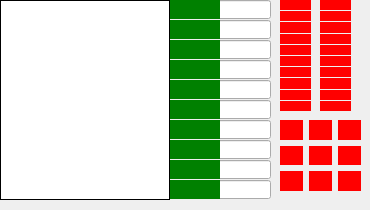
    <widget class="QWidget" name="controls_tab">
     <attribute name="title">
      <string>Controls</string>
     </attribute>
     <widget class="QListWidget" name="controls_list">
      <property name="geometry">
       <rect>
        <x>0</x>
        <y>0</y>
        <width>170</width>
        <height>200</height>
       </rect>
      </property>
      <property name="font">
       <font>
        <family>Manrope</family>
        <pointsize>13</pointsize>
       </font>
      </property>
      <property name="toolTip">
       <string>&lt;html&gt;&lt;head/&gt;&lt;body&gt;&lt;p&gt;&lt;span style=&quot; font-weight:700;&quot;&gt;Click And Drag&lt;/span&gt; To rearrange the order of the joysticks&lt;/p&gt;&lt;p&gt;&lt;span style=&quot; font-weight:700;&quot;&gt;Right Click&lt;/span&gt; To pin a joystick at a specific slot&lt;/p&gt;&lt;/body&gt;&lt;/html&gt;</string>
      </property>
      <property name="styleSheet">
       <string notr="true">color : white; border: 1px solid black</string>
      </property>
      <property name="verticalScrollBarPolicy">
       <enum>Qt::ScrollBarPolicy::ScrollBarAlwaysOff</enum>
      </property>
      <property name="dragEnabled">
       <bool>true</bool>
      </property>
      <property name="dragDropMode">
       <enum>QAbstractItemView::DragDropMode::InternalMove</enum>
      </property>
      <property name="defaultDropAction">
       <enum>Qt::DropAction::MoveAction</enum>
      </property>
      <item>
       <property name="text">
        <string>No Joysticks</string>
       </property>
      </item>
      <item>
       <property name="text">
        <string/>
       </property>
      </item>
      <item>
       <property name="text">
        <string/>
       </property>
      </item>
      <item>
       <property name="text">
        <string/>
       </property>
      </item>
      <item>
       <property name="text">
        <string/>
       </property>
      </item>
      <item>
       <property name="text">
        <string/>
       </property>
      </item>
      <item>
       <property name="text">
        <string/>
       </property>
      </item>
     </widget>
     <widget class="QWidget" name="verticalLayoutWidget">
      <property name="geometry">
       <rect>
        <x>170</x>
        <y>0</y>
        <width>101</width>
        <height>201</height>
       </rect>
      </property>
      <layout class="QVBoxLayout" name="axes_verticalLayout">
       <property name="spacing">
        <number>1</number>
       </property>
       <property name="sizeConstraint">
        <enum>QLayout::SizeConstraint::SetDefaultConstraint</enum>
       </property>
       <item>
        <widget class="QProgressBar" name="axis_progressBar_0">
         <property name="sizePolicy">
          <sizepolicy hsizetype="Expanding" vsizetype="Expanding">
           <horstretch>0</horstretch>
           <verstretch>0</verstretch>
          </sizepolicy>
         </property>
         <property name="maximumSize">
          <size>
           <width>16777215</width>
           <height>19</height>
          </size>
         </property>
         <property name="styleSheet">
          <string notr="true">QProgressBar::chunk { background: green; }</string>
         </property>
         <property name="maximum">
          <number>100</number>
         </property>
         <property name="value">
          <number>50</number>
         </property>
         <property name="format">
          <string/>
         </property>
        </widget>
       </item>
       <item>
        <widget class="QProgressBar" name="axis_progressBar_1">
         <property name="sizePolicy">
          <sizepolicy hsizetype="MinimumExpanding" vsizetype="Expanding">
           <horstretch>0</horstretch>
           <verstretch>0</verstretch>
          </sizepolicy>
         </property>
         <property name="maximumSize">
          <size>
           <width>16777215</width>
           <height>19</height>
          </size>
         </property>
         <property name="styleSheet">
          <string notr="true">QProgressBar::chunk { background: green; }</string>
         </property>
         <property name="maximum">
          <number>100</number>
         </property>
         <property name="value">
          <number>50</number>
         </property>
         <property name="format">
          <string/>
         </property>
        </widget>
       </item>
       <item>
        <widget class="QProgressBar" name="axis_progressBar_2">
         <property name="sizePolicy">
          <sizepolicy hsizetype="Expanding" vsizetype="Expanding">
           <horstretch>0</horstretch>
           <verstretch>0</verstretch>
          </sizepolicy>
         </property>
         <property name="maximumSize">
          <size>
           <width>16777215</width>
           <height>19</height>
          </size>
         </property>
         <property name="styleSheet">
          <string notr="true">QProgressBar::chunk { background: green; }</string>
         </property>
         <property name="maximum">
          <number>100</number>
         </property>
         <property name="value">
          <number>50</number>
         </property>
         <property name="format">
          <string/>
         </property>
        </widget>
       </item>
       <item>
        <widget class="QProgressBar" name="axis_progressBar_3">
         <property name="sizePolicy">
          <sizepolicy hsizetype="Expanding" vsizetype="Expanding">
           <horstretch>0</horstretch>
           <verstretch>0</verstretch>
          </sizepolicy>
         </property>
         <property name="maximumSize">
          <size>
           <width>16777215</width>
           <height>19</height>
          </size>
         </property>
         <property name="styleSheet">
          <string notr="true">QProgressBar::chunk { background: green; }</string>
         </property>
         <property name="maximum">
          <number>100</number>
         </property>
         <property name="value">
          <number>50</number>
         </property>
         <property name="format">
          <string/>
         </property>
        </widget>
       </item>
       <item>
        <widget class="QProgressBar" name="axis_progressBar_4">
         <property name="sizePolicy">
          <sizepolicy hsizetype="Expanding" vsizetype="Expanding">
           <horstretch>0</horstretch>
           <verstretch>0</verstretch>
          </sizepolicy>
         </property>
         <property name="maximumSize">
          <size>
           <width>16777215</width>
           <height>19</height>
          </size>
         </property>
         <property name="styleSheet">
          <string notr="true">QProgressBar::chunk { background: green; }</string>
         </property>
         <property name="maximum">
          <number>100</number>
         </property>
         <property name="value">
          <number>50</number>
         </property>
         <property name="format">
          <string/>
         </property>
        </widget>
       </item>
       <item>
        <widget class="QProgressBar" name="axis_progressBar_5">
         <property name="sizePolicy">
          <sizepolicy hsizetype="Expanding" vsizetype="Expanding">
           <horstretch>0</horstretch>
           <verstretch>0</verstretch>
          </sizepolicy>
         </property>
         <property name="maximumSize">
          <size>
           <width>16777215</width>
           <height>19</height>
          </size>
         </property>
         <property name="styleSheet">
          <string notr="true">QProgressBar::chunk { background: green; }</string>
         </property>
         <property name="maximum">
          <number>100</number>
         </property>
         <property name="value">
          <number>50</number>
         </property>
         <property name="format">
          <string/>
         </property>
        </widget>
       </item>
       <item>
        <widget class="QProgressBar" name="axis_progressBar_6">
         <property name="sizePolicy">
          <sizepolicy hsizetype="Expanding" vsizetype="Expanding">
           <horstretch>0</horstretch>
           <verstretch>0</verstretch>
          </sizepolicy>
         </property>
         <property name="maximumSize">
          <size>
           <width>16777215</width>
           <height>19</height>
          </size>
         </property>
         <property name="styleSheet">
          <string notr="true">QProgressBar::chunk { background: green; }</string>
         </property>
         <property name="maximum">
          <number>100</number>
         </property>
         <property name="value">
          <number>50</number>
         </property>
         <property name="format">
          <string/>
         </property>
        </widget>
       </item>
       <item>
        <widget class="QProgressBar" name="axis_progressBar_7">
         <property name="sizePolicy">
          <sizepolicy hsizetype="Expanding" vsizetype="Expanding">
           <horstretch>0</horstretch>
           <verstretch>0</verstretch>
          </sizepolicy>
         </property>
         <property name="maximumSize">
          <size>
           <width>16777215</width>
           <height>19</height>
          </size>
         </property>
         <property name="styleSheet">
          <string notr="true">QProgressBar::chunk { background: green; }</string>
         </property>
         <property name="maximum">
          <number>100</number>
         </property>
         <property name="value">
          <number>50</number>
         </property>
         <property name="format">
          <string/>
         </property>
        </widget>
       </item>
       <item>
        <widget class="QProgressBar" name="axis_progressBar_8">
         <property name="sizePolicy">
          <sizepolicy hsizetype="Expanding" vsizetype="Expanding">
           <horstretch>0</horstretch>
           <verstretch>0</verstretch>
          </sizepolicy>
         </property>
         <property name="maximumSize">
          <size>
           <width>16777215</width>
           <height>19</height>
          </size>
         </property>
         <property name="styleSheet">
          <string notr="true">QProgressBar::chunk { background: green; }</string>
         </property>
         <property name="maximum">
          <number>100</number>
         </property>
         <property name="value">
          <number>50</number>
         </property>
         <property name="format">
          <string/>
         </property>
        </widget>
       </item>
       <item>
        <widget class="QProgressBar" name="axis_progressBar_9">
         <property name="sizePolicy">
          <sizepolicy hsizetype="Expanding" vsizetype="Expanding">
           <horstretch>0</horstretch>
           <verstretch>0</verstretch>
          </sizepolicy>
         </property>
         <property name="maximumSize">
          <size>
           <width>16777215</width>
           <height>19</height>
          </size>
         </property>
         <property name="styleSheet">
          <string notr="true">QProgressBar::chunk { background: green; }</string>
         </property>
         <property name="maximum">
          <number>100</number>
         </property>
         <property name="value">
          <number>50</number>
         </property>
         <property name="format">
          <string/>
         </property>
        </widget>
       </item>
      </layout>
     </widget>
     <widget class="QWidget" name="gridLayoutWidget">
      <property name="geometry">
       <rect>
        <x>280</x>
        <y>120</y>
        <width>81</width>
        <height>71</height>
       </rect>
      </property>
      <layout class="QGridLayout" name="direction_gridLayout">
       <item row="2" column="0">
        <widget class="QWidget" name="direction_widget_8" native="true">
         <property name="sizePolicy">
          <sizepolicy hsizetype="Preferred" vsizetype="Expanding">
           <horstretch>0</horstretch>
           <verstretch>0</verstretch>
          </sizepolicy>
         </property>
         <property name="maximumSize">
          <size>
           <width>16777215</width>
           <height>16777215</height>
          </size>
         </property>
         <property name="styleSheet">
          <string notr="true">background-color:red</string>
         </property>
        </widget>
       </item>
       <item row="1" column="0">
        <widget class="QWidget" name="direction_widget_4" native="true">
         <property name="sizePolicy">
          <sizepolicy hsizetype="Preferred" vsizetype="Expanding">
           <horstretch>0</horstretch>
           <verstretch>0</verstretch>
          </sizepolicy>
         </property>
         <property name="maximumSize">
          <size>
           <width>16777215</width>
           <height>16777215</height>
          </size>
         </property>
         <property name="styleSheet">
          <string notr="true">background-color:red</string>
         </property>
        </widget>
       </item>
       <item row="2" column="2">
        <widget class="QWidget" name="direction_widget_6" native="true">
         <property name="sizePolicy">
          <sizepolicy hsizetype="Preferred" vsizetype="Expanding">
           <horstretch>0</horstretch>
           <verstretch>0</verstretch>
          </sizepolicy>
         </property>
         <property name="maximumSize">
          <size>
           <width>16777215</width>
           <height>16777215</height>
          </size>
         </property>
         <property name="styleSheet">
          <string notr="true">background-color:red</string>
         </property>
        </widget>
       </item>
       <item row="2" column="1">
        <widget class="QWidget" name="direction_widget_3" native="true">
         <property name="sizePolicy">
          <sizepolicy hsizetype="Preferred" vsizetype="Expanding">
           <horstretch>0</horstretch>
           <verstretch>0</verstretch>
          </sizepolicy>
         </property>
         <property name="maximumSize">
          <size>
           <width>16777215</width>
           <height>16777215</height>
          </size>
         </property>
         <property name="styleSheet">
          <string notr="true">background-color:red</string>
         </property>
        </widget>
       </item>
       <item row="0" column="0">
        <widget class="QWidget" name="direction_widget_7" native="true">
         <property name="sizePolicy">
          <sizepolicy hsizetype="Preferred" vsizetype="Expanding">
           <horstretch>0</horstretch>
           <verstretch>0</verstretch>
          </sizepolicy>
         </property>
         <property name="maximumSize">
          <size>
           <width>16777215</width>
           <height>16777215</height>
          </size>
         </property>
         <property name="styleSheet">
          <string notr="true">background-color:red</string>
         </property>
        </widget>
       </item>
       <item row="1" column="1">
        <widget class="QWidget" name="direction_widget_0" native="true">
         <property name="sizePolicy">
          <sizepolicy hsizetype="Preferred" vsizetype="Expanding">
           <horstretch>0</horstretch>
           <verstretch>0</verstretch>
          </sizepolicy>
         </property>
         <property name="maximumSize">
          <size>
           <width>16777215</width>
           <height>16777215</height>
          </size>
         </property>
         <property name="styleSheet">
          <string notr="true">background-color:red</string>
         </property>
        </widget>
       </item>
       <item row="1" column="2">
        <widget class="QWidget" name="direction_widget_2" native="true">
         <property name="sizePolicy">
          <sizepolicy hsizetype="Preferred" vsizetype="Expanding">
           <horstretch>0</horstretch>
           <verstretch>0</verstretch>
          </sizepolicy>
         </property>
         <property name="maximumSize">
          <size>
           <width>16777215</width>
           <height>16777215</height>
          </size>
         </property>
         <property name="styleSheet">
          <string notr="true">background-color:red</string>
         </property>
        </widget>
       </item>
       <item row="0" column="1">
        <widget class="QWidget" name="direction_widget_1" native="true">
         <property name="sizePolicy">
          <sizepolicy hsizetype="Preferred" vsizetype="Expanding">
           <horstretch>0</horstretch>
           <verstretch>0</verstretch>
          </sizepolicy>
         </property>
         <property name="maximumSize">
          <size>
           <width>16777215</width>
           <height>16777215</height>
          </size>
         </property>
         <property name="styleSheet">
          <string notr="true">background-color:red</string>
         </property>
        </widget>
       </item>
       <item row="0" column="2">
        <widget class="QWidget" name="direction_widget_5" native="true">
         <property name="sizePolicy">
          <sizepolicy hsizetype="Preferred" vsizetype="Expanding">
           <horstretch>0</horstretch>
           <verstretch>0</verstretch>
          </sizepolicy>
         </property>
         <property name="maximumSize">
          <size>
           <width>16777215</width>
           <height>16777215</height>
          </size>
         </property>
         <property name="styleSheet">
          <string notr="true">background-color:red</string>
         </property>
        </widget>
       </item>
      </layout>
     </widget>
     <widget class="QWidget" name="verticalLayoutWidget_2">
      <property name="geometry">
       <rect>
        <x>280</x>
        <y>0</y>
        <width>31</width>
        <height>111</height>
       </rect>
      </property>
      <layout class="QVBoxLayout" name="buttons_verticalLayout_1">
       <property name="spacing">
        <number>1</number>
       </property>
       <item>
        <widget class="QWidget" name="button_widget_0" native="true">
         <property name="sizePolicy">
          <sizepolicy hsizetype="Preferred" vsizetype="Expanding">
           <horstretch>0</horstretch>
           <verstretch>0</verstretch>
          </sizepolicy>
         </property>
         <property name="maximumSize">
          <size>
           <width>16777215</width>
           <height>16777215</height>
          </size>
         </property>
         <property name="styleSheet">
          <string notr="true">background-color:red</string>
         </property>
        </widget>
       </item>
       <item>
        <widget class="QWidget" name="button_widget_1" native="true">
         <property name="sizePolicy">
          <sizepolicy hsizetype="Preferred" vsizetype="Expanding">
           <horstretch>0</horstretch>
           <verstretch>0</verstretch>
          </sizepolicy>
         </property>
         <property name="maximumSize">
          <size>
           <width>16777214</width>
           <height>16777215</height>
          </size>
         </property>
         <property name="styleSheet">
          <string notr="true">background-color:red</string>
         </property>
        </widget>
       </item>
       <item>
        <widget class="QWidget" name="button_widget_2" native="true">
         <property name="sizePolicy">
          <sizepolicy hsizetype="Preferred" vsizetype="Expanding">
           <horstretch>0</horstretch>
           <verstretch>0</verstretch>
          </sizepolicy>
         </property>
         <property name="maximumSize">
          <size>
           <width>16777215</width>
           <height>16777215</height>
          </size>
         </property>
         <property name="styleSheet">
          <string notr="true">background-color:red</string>
         </property>
        </widget>
       </item>
       <item>
        <widget class="QWidget" name="button_widget_3" native="true">
         <property name="sizePolicy">
          <sizepolicy hsizetype="Preferred" vsizetype="Expanding">
           <horstretch>0</horstretch>
           <verstretch>0</verstretch>
          </sizepolicy>
         </property>
         <property name="maximumSize">
          <size>
           <width>16777215</width>
           <height>16777215</height>
          </size>
         </property>
         <property name="styleSheet">
          <string notr="true">background-color:red</string>
         </property>
        </widget>
       </item>
       <item>
        <widget class="QWidget" name="button_widget_4" native="true">
         <property name="sizePolicy">
          <sizepolicy hsizetype="Preferred" vsizetype="Expanding">
           <horstretch>0</horstretch>
           <verstretch>0</verstretch>
          </sizepolicy>
         </property>
         <property name="maximumSize">
          <size>
           <width>16777215</width>
           <height>16777215</height>
          </size>
         </property>
         <property name="styleSheet">
          <string notr="true">background-color:red</string>
         </property>
        </widget>
       </item>
       <item>
        <widget class="QWidget" name="button_widget_5" native="true">
         <property name="sizePolicy">
          <sizepolicy hsizetype="Preferred" vsizetype="Expanding">
           <horstretch>0</horstretch>
           <verstretch>0</verstretch>
          </sizepolicy>
         </property>
         <property name="maximumSize">
          <size>
           <width>16777215</width>
           <height>16777215</height>
          </size>
         </property>
         <property name="styleSheet">
          <string notr="true">background-color:red</string>
         </property>
        </widget>
       </item>
       <item>
        <widget class="QWidget" name="button_widget_6" native="true">
         <property name="sizePolicy">
          <sizepolicy hsizetype="Preferred" vsizetype="Expanding">
           <horstretch>0</horstretch>
           <verstretch>0</verstretch>
          </sizepolicy>
         </property>
         <property name="maximumSize">
          <size>
           <width>16777215</width>
           <height>16777215</height>
          </size>
         </property>
         <property name="styleSheet">
          <string notr="true">background-color:red</string>
         </property>
        </widget>
       </item>
       <item>
        <widget class="QWidget" name="button_widget_7" native="true">
         <property name="sizePolicy">
          <sizepolicy hsizetype="Preferred" vsizetype="Expanding">
           <horstretch>0</horstretch>
           <verstretch>0</verstretch>
          </sizepolicy>
         </property>
         <property name="maximumSize">
          <size>
           <width>16777215</width>
           <height>16777215</height>
          </size>
         </property>
         <property name="styleSheet">
          <string notr="true">background-color:red</string>
         </property>
        </widget>
       </item>
       <item>
        <widget class="QWidget" name="button_widget_8" native="true">
         <property name="sizePolicy">
          <sizepolicy hsizetype="Preferred" vsizetype="Expanding">
           <horstretch>0</horstretch>
           <verstretch>0</verstretch>
          </sizepolicy>
         </property>
         <property name="maximumSize">
          <size>
           <width>16777215</width>
           <height>16777215</height>
          </size>
         </property>
         <property name="styleSheet">
          <string notr="true">background-color:red</string>
         </property>
        </widget>
       </item>
       <item>
        <widget class="QWidget" name="button_widget_9" native="true">
         <property name="sizePolicy">
          <sizepolicy hsizetype="Preferred" vsizetype="Expanding">
           <horstretch>0</horstretch>
           <verstretch>0</verstretch>
          </sizepolicy>
         </property>
         <property name="maximumSize">
          <size>
           <width>16777215</width>
           <height>16777215</height>
          </size>
         </property>
         <property name="styleSheet">
          <string notr="true">background-color:red</string>
         </property>
        </widget>
       </item>
      </layout>
     </widget>
     <widget class="QWidget" name="verticalLayoutWidget_3">
      <property name="geometry">
       <rect>
        <x>320</x>
        <y>0</y>
        <width>31</width>
        <height>111</height>
       </rect>
      </property>
      <layout class="QVBoxLayout" name="buttons_verticalLayout_2">
       <property name="spacing">
        <number>1</number>
       </property>
       <item>
        <widget class="QWidget" name="button_widget_10" native="true">
         <property name="sizePolicy">
          <sizepolicy hsizetype="Preferred" vsizetype="Expanding">
           <horstretch>0</horstretch>
           <verstretch>0</verstretch>
          </sizepolicy>
         </property>
         <property name="maximumSize">
          <size>
           <width>16777215</width>
           <height>16777215</height>
          </size>
         </property>
         <property name="styleSheet">
          <string notr="true">background-color:red</string>
         </property>
        </widget>
       </item>
       <item>
        <widget class="QWidget" name="button_widget_11" native="true">
         <property name="sizePolicy">
          <sizepolicy hsizetype="Preferred" vsizetype="Expanding">
           <horstretch>0</horstretch>
           <verstretch>0</verstretch>
          </sizepolicy>
         </property>
         <property name="maximumSize">
          <size>
           <width>16777214</width>
           <height>16777215</height>
          </size>
         </property>
         <property name="styleSheet">
          <string notr="true">background-color:red</string>
         </property>
        </widget>
       </item>
       <item>
        <widget class="QWidget" name="button_widget_12" native="true">
         <property name="sizePolicy">
          <sizepolicy hsizetype="Preferred" vsizetype="Expanding">
           <horstretch>0</horstretch>
           <verstretch>0</verstretch>
          </sizepolicy>
         </property>
         <property name="maximumSize">
          <size>
           <width>16777215</width>
           <height>16777215</height>
          </size>
         </property>
         <property name="styleSheet">
          <string notr="true">background-color:red</string>
         </property>
        </widget>
       </item>
       <item>
        <widget class="QWidget" name="button_widget_13" native="true">
         <property name="sizePolicy">
          <sizepolicy hsizetype="Preferred" vsizetype="Expanding">
           <horstretch>0</horstretch>
           <verstretch>0</verstretch>
          </sizepolicy>
         </property>
         <property name="maximumSize">
          <size>
           <width>16777215</width>
           <height>16777215</height>
          </size>
         </property>
         <property name="styleSheet">
          <string notr="true">background-color:red</string>
         </property>
        </widget>
       </item>
       <item>
        <widget class="QWidget" name="button_widget_14" native="true">
         <property name="sizePolicy">
          <sizepolicy hsizetype="Preferred" vsizetype="Expanding">
           <horstretch>0</horstretch>
           <verstretch>0</verstretch>
          </sizepolicy>
         </property>
         <property name="maximumSize">
          <size>
           <width>16777215</width>
           <height>16777215</height>
          </size>
         </property>
         <property name="styleSheet">
          <string notr="true">background-color:red</string>
         </property>
        </widget>
       </item>
       <item>
        <widget class="QWidget" name="button_widget_15" native="true">
         <property name="sizePolicy">
          <sizepolicy hsizetype="Preferred" vsizetype="Expanding">
           <horstretch>0</horstretch>
           <verstretch>0</verstretch>
          </sizepolicy>
         </property>
         <property name="maximumSize">
          <size>
           <width>16777215</width>
           <height>16777215</height>
          </size>
         </property>
         <property name="styleSheet">
          <string notr="true">background-color:red</string>
         </property>
        </widget>
       </item>
       <item>
        <widget class="QWidget" name="button_widget_16" native="true">
         <property name="sizePolicy">
          <sizepolicy hsizetype="Preferred" vsizetype="Expanding">
           <horstretch>0</horstretch>
           <verstretch>0</verstretch>
          </sizepolicy>
         </property>
         <property name="maximumSize">
          <size>
           <width>16777215</width>
           <height>16777215</height>
          </size>
         </property>
         <property name="styleSheet">
          <string notr="true">background-color:red</string>
         </property>
        </widget>
       </item>
       <item>
        <widget class="QWidget" name="button_widget_17" native="true">
         <property name="sizePolicy">
          <sizepolicy hsizetype="Preferred" vsizetype="Expanding">
           <horstretch>0</horstretch>
           <verstretch>0</verstretch>
          </sizepolicy>
         </property>
         <property name="maximumSize">
          <size>
           <width>16777215</width>
           <height>16777215</height>
          </size>
         </property>
         <property name="styleSheet">
          <string notr="true">background-color:red</string>
         </property>
        </widget>
       </item>
       <item>
        <widget class="QWidget" name="button_widget_18" native="true">
         <property name="sizePolicy">
          <sizepolicy hsizetype="Preferred" vsizetype="Expanding">
           <horstretch>0</horstretch>
           <verstretch>0</verstretch>
          </sizepolicy>
         </property>
         <property name="maximumSize">
          <size>
           <width>16777215</width>
           <height>16777215</height>
          </size>
         </property>
         <property name="styleSheet">
          <string notr="true">background-color:red</string>
         </property>
        </widget>
       </item>
       <item>
        <widget class="QWidget" name="button_widget_19" native="true">
         <property name="sizePolicy">
          <sizepolicy hsizetype="Preferred" vsizetype="Expanding">
           <horstretch>0</horstretch>
           <verstretch>0</verstretch>
          </sizepolicy>
         </property>
         <property name="maximumSize">
          <size>
           <width>16777215</width>
           <height>16777215</height>
          </size>
         </property>
         <property name="styleSheet">
          <string notr="true">background-color:red</string>
         </property>
        </widget>
       </item>
      </layout>
     </widget>
    </widget>
